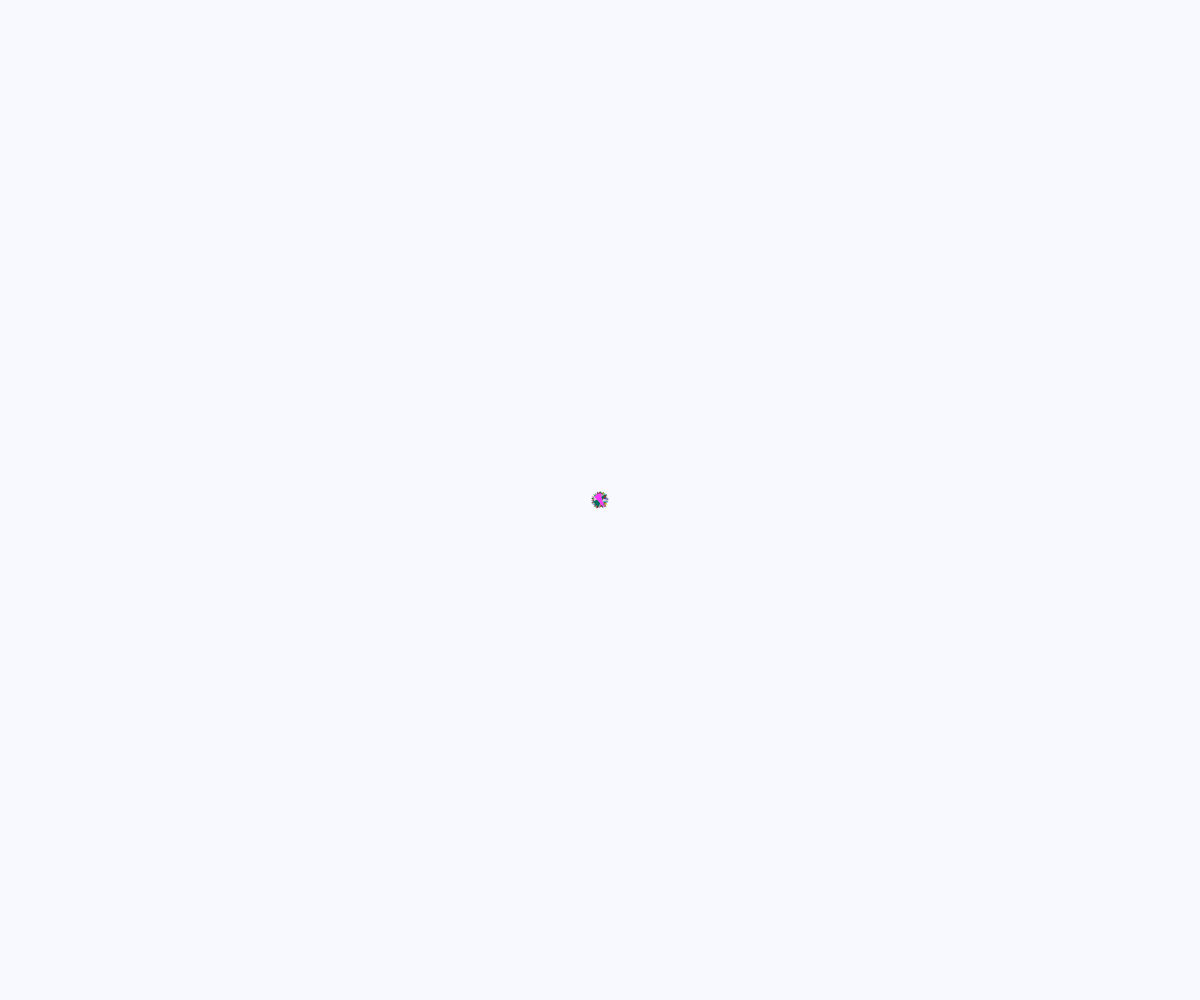
Frame 1 (no input)
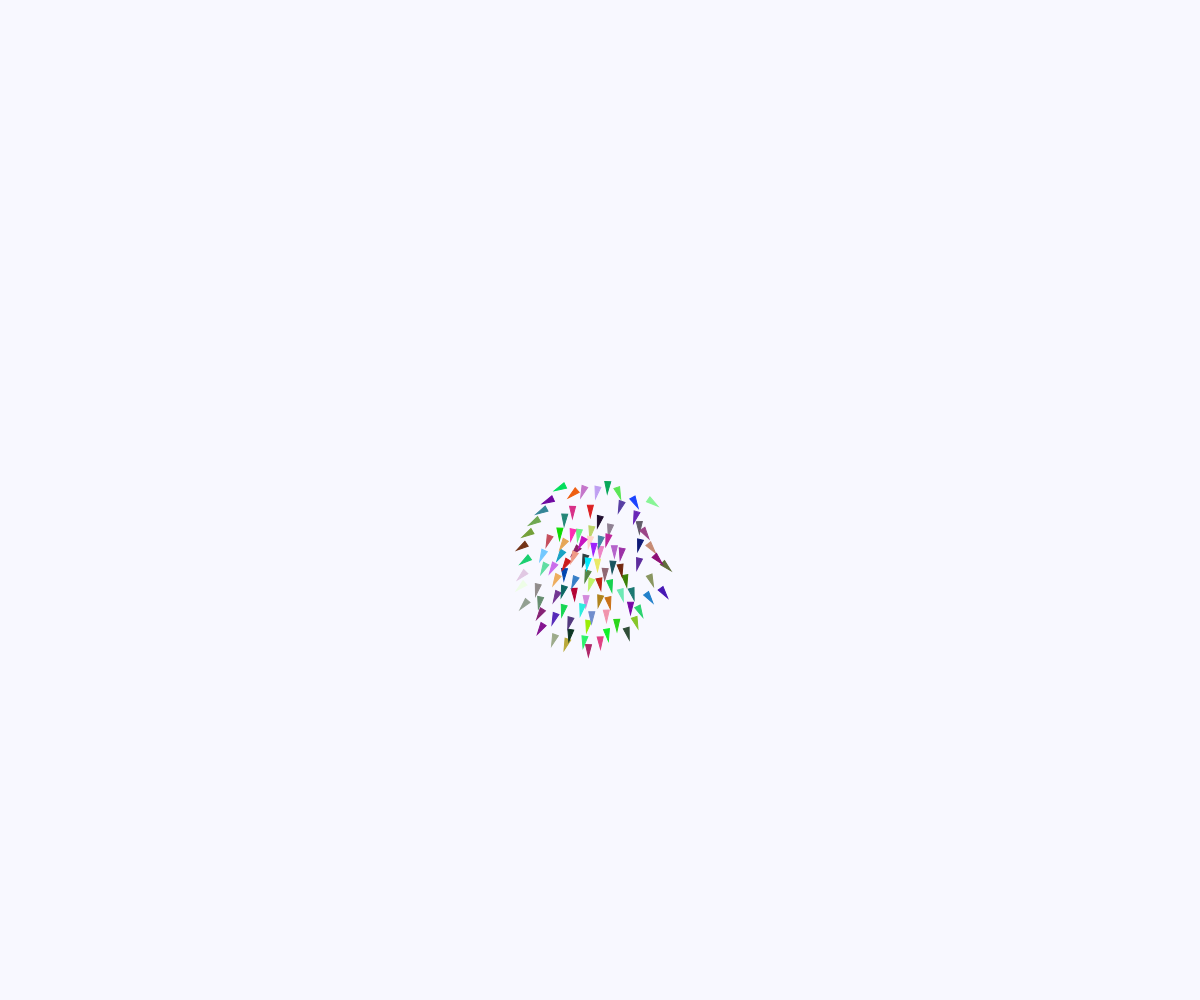
Frame 60 (no input)
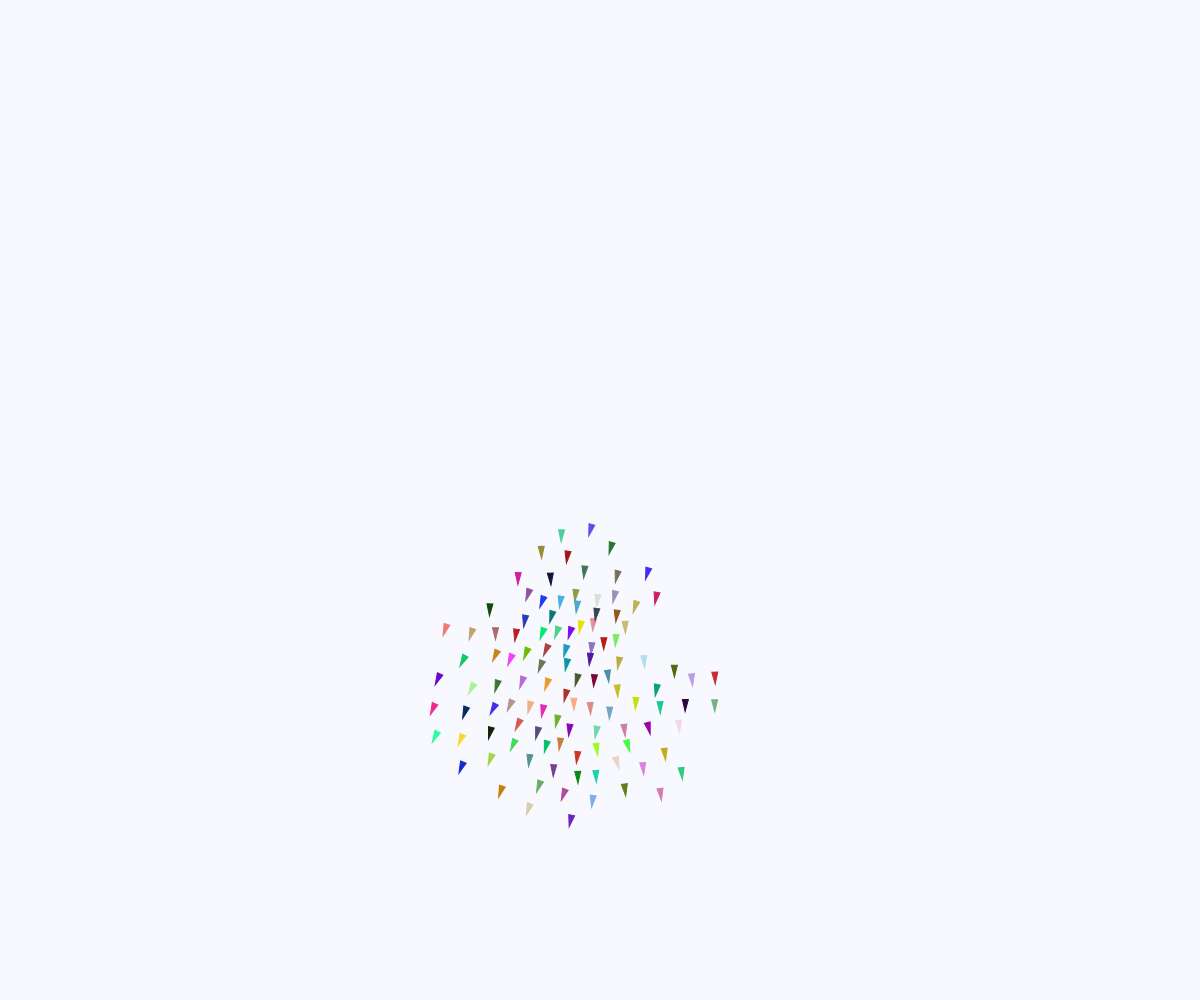
Frame 120 (the mouse pressed at the canvas centre since frame 60)

The p5.js sketch that drew these frames (run headless with seeded random() and noise() and a simulated clock; from frame 60 on, the mouse is pressed at the canvas centre):

// p5.js sketch
// ── sketch.js
let flock;

function setup() {
  createCanvas(windowWidth, windowHeight);
  //let canvas = createCanvas(wideness, longness);
  //var container = getElementById('page-container')
  //wideness = container.offsetWidth;
  //longness = container.offsetLength;
  flock = new Flock();
  // Add an initial set of boids into the system
  for (let i = 0; i < 100; i++) {
    let b = new Boid(width / 2,height / 2);
    flock.addBoid(b);
  }
}

function draw() {
  background("#F8F8FF");
  flock.run();
}


// Add a new boid into the System
function mousePressed() {
  for (let i = 0; i < 10; i++){
  flock.addBoid(new Boid(mouseX, mouseY));
  }
}

function touchStarted() {
  for (let i = 0; i < 10; i++){
  flock.addBoid(new Boid(mouseX, mouseY));
  }
}

function windowResized() {
  //resizeCanvas(windowWidth, displayHeight);
  //var container = getElementById('page-container')
  //wideness = container.offsetWidth;
  //longness = container.offsetLength;
  resizeCanvas(windowWidth, windowHeight)
  //canvas.position(windowWidth, displayHeight);
}

// The Nature of Code
// Daniel Shiffman
// http://natureofcode.com

// Flock object
// Does very little, simply manages the array of all the boids

function Flock() {
  // An array for all the boids
  this.boids = []; // Initialize the array
}

Flock.prototype.run = function() {
  for (let i = 0; i < this.boids.length; i++) {
    this.boids[i].run(this.boids);  // Passing the entire list of boids to each boid individually
  }
}

Flock.prototype.addBoid = function(b) {
  this.boids.push(b);
}

// The Nature of Code
// Daniel Shiffman
// http://natureofcode.com

// Boid class
// Methods for Separation, Cohesion, Alignment added

function Boid(x, y) {
  this.acceleration = createVector(0, 0);
  this.velocity = createVector(random(-1, 1), random(-1, 1));
  this.position = createVector(x, y);
  this.r = 3.0;
  this.maxspeed = 3;    // Maximum speed
  this.maxforce = 0.05; // Maximum steering force
}

Boid.prototype.run = function(boids) {
  this.flock(boids);
  this.update();
  this.borders();
  this.render();
}

Boid.prototype.applyForce = function(force) {
  // We could add mass here if we want A = F / M
  this.acceleration.add(force);
}

// We accumulate a new acceleration each time based on three rules
Boid.prototype.flock = function(boids) {
  let sep = this.separate(boids);   // Separation
  let ali = this.align(boids);      // Alignment
  let coh = this.cohesion(boids);   // Cohesion
  // Arbitrarily weight these forces
  sep.mult(1.5);
  ali.mult(1.0);
  coh.mult(1.0);
  // Add the force vectors to acceleration
  this.applyForce(sep);
  this.applyForce(ali);
  this.applyForce(coh);
}

// Method to update location
Boid.prototype.update = function() {
  // Update velocity
  this.velocity.add(this.acceleration);
  // Limit speed
  this.velocity.limit(this.maxspeed);
  this.position.add(this.velocity);
  // Reset accelertion to 0 each cycle
  this.acceleration.mult(0);
}

// A method that calculates and applies a steering force towards a target
// STEER = DESIRED MINUS VELOCITY
Boid.prototype.seek = function(target) {
  let desired = p5.Vector.sub(target,this.position);  // A vector pointing from the location to the target
  // Normalize desired and scale to maximum speed
  desired.normalize();
  desired.mult(this.maxspeed);
  // Steering = Desired minus Velocity
  let steer = p5.Vector.sub(desired,this.velocity);
  steer.limit(this.maxforce);  // Limit to maximum steering force
  return steer;
}

Boid.prototype.render = function() {
  // Draw a triangle rotated in the direction of velocity
  let theta = this.velocity.heading() + radians(90);
  //fill(color("#4809A6"));
  //fill(color("#708090"));
  var r = random(255);
  var g = random(255);
  var b = random(255);
  fill(r, g, b);
  stroke(r, g, b);
  push();
  translate(this.position.x, this.position.y);
  rotate(theta);
  beginShape();
  vertex(0, -this.r * 2);
  vertex(-this.r, this.r * 2);
  vertex(this.r, this.r * 2);
  endShape(CLOSE);
  pop();
}

// Wraparound
Boid.prototype.borders = function() {
  if (this.position.x < -this.r)  this.position.x = width + this.r;
  if (this.position.y < -this.r)  this.position.y = height + this.r;
  if (this.position.x > width + this.r) this.position.x = -this.r;
  if (this.position.y > height + this.r) this.position.y = -this.r;
}

// Separation
// Method checks for nearby boids and steers away
Boid.prototype.separate = function(boids) {
  let desiredseparation = 25.0;
  let steer = createVector(0, 0);
  let count = 0;
  // For every boid in the system, check if it's too close
  for (let i = 0; i < boids.length; i++) {
    let d = p5.Vector.dist(this.position,boids[i].position);
    // If the distance is greater than 0 and less than an arbitrary amount (0 when you are yourself)
    if ((d > 0) && (d < desiredseparation)) {
      // Calculate vector pointing away from neighbor
      let diff = p5.Vector.sub(this.position, boids[i].position);
      diff.normalize();
      diff.div(d);        // Weight by distance
      steer.add(diff);
      count++;            // Keep track of how many
    }
  }
  // Average -- divide by how many
  if (count > 0) {
    steer.div(count);
  }

  // As long as the vector is greater than 0
  if (steer.mag() > 0) {
    // Implement Reynolds: Steering = Desired - Velocity
    steer.normalize();
    steer.mult(this.maxspeed);
    steer.sub(this.velocity);
    steer.limit(this.maxforce);
  }
  return steer;
}

// Alignment
// For every nearby boid in the system, calculate the average velocity
Boid.prototype.align = function(boids) {
  let neighbordist = 50;
  let sum = createVector(0,0);
  let count = 0;
  for (let i = 0; i < boids.length; i++) {
    let d = p5.Vector.dist(this.position,boids[i].position);
    if ((d > 0) && (d < neighbordist)) {
      sum.add(boids[i].velocity);
      count++;
    }
  }
  if (count > 0) {
    sum.div(count);
    sum.normalize();
    sum.mult(this.maxspeed);
    let steer = p5.Vector.sub(sum, this.velocity);
    steer.limit(this.maxforce);
    return steer;
  } else {
    return createVector(0, 0);
  }
}

// Cohesion
// For the average location (i.e. center) of all nearby boids, calculate steering vector towards that location
Boid.prototype.cohesion = function(boids) {
  let neighbordist = 50;
  let sum = createVector(0, 0);   // Start with empty vector to accumulate all locations
  let count = 0;
  for (let i = 0; i < boids.length; i++) {
    let d = p5.Vector.dist(this.position,boids[i].position);
    if ((d > 0) && (d < neighbordist)) {
      sum.add(boids[i].position); // Add location
      count++;
    }
  }
  if (count > 0) {
    sum.div(count);
    return this.seek(sum);  // Steer towards the location
  } else {
    return createVector(0, 0);
  }
}



// ── rainbowwalk.js
let walker;

function setup() {
	createCanvas(windowWidth, windowHeight);
	walker = new Walker();
	background("#F8F8FF");
}

function windowResized() {
  resizeCanvas(windowWidth, windowHeight)
}

function draw() {
	var r = random(255);
	var g = random(255);
	var b = random(255);
	strokeWeight(3);
	var stepsize = randomGaussian(10, 3)
	walker.step(stepsize);
	walker.render(r, g, b);
}

class Walker {
	constructor() {
		this.x = randomGaussian(width/2, width/4);
		this.y = randomGaussian(height/2, height/4);
		this.prevx = this.x;
		this.prevy = this.y;
	}

	render(r, g, b) {
		//line(this.x, this.y, this.prevx, this.prevy);
		stroke(r, g, b);
		point(this.x, this.y);
	}

	step(stepsize) {
		this.prevx = this.x;
		this.prevy = this.y;
		var choice = floor(random(4));
		if (choice === 0) {
			this.x+=stepsize;
		}
		else if (choice == 1) {
			this.x-=stepsize;
		}
		else if (choice == 2) {
			this.y+=stepsize;
		}
		else if (choice == 3) {
			this.y-=stepsize;
		}
		this.x = constrain(this.x, 0, windowWidth-1);
		this.y = constrain(this.y, 0, windowHeight-1)
	}
}
